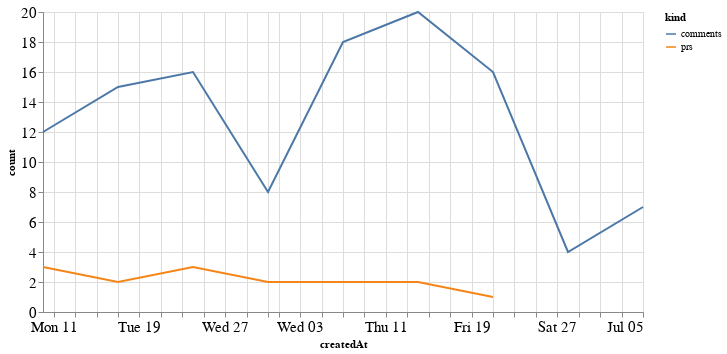

Here is the notebook cell this chart was saved with:
### Code cell
alt.Chart(total_time, width=600).mark_line().encode(
    x='createdAt',
    y='count',
    color='kind'
)

### Figure 1 — Vega-Lite specification as saved in the notebook (floating-point values rounded to 4 significant figures)
{"config": {"axisLeft": {"labelFontSize": 15}, "axisBottom": {"labelFontSize": 15}}, "data": {"name": "data-09cc9fc85b39d90fe696a6ffd04b7a0b"}, "mark": "line", "encoding": {"color": {"type": "nominal", "field": "kind"}, "x": {"type": "temporal", "field": "createdAt"}, "y": {"type": "quantitative", "field": "count"}}, "width": 600, "$schema": "https://vega.github.io/schema/vega-lite/v4.8.1.json", "datasets": {"data-09cc9fc85b39d90fe696a6ffd04b7a0b": [{"createdAt": "2020-05-10T00:00:00", "kind": "prs", "count": 3.0}, {"createdAt": "2020-05-17T00:00:00", "kind": "prs", "count": 2.0}, {"createdAt": "2020-05-24T00:00:00", "kind": "prs", "count": 3.0}, {"createdAt": "2020-05-31T00:00:00", "kind": "prs", "count": 2.0}, {"createdAt": "2020-06-07T00:00:00", "kind": "prs", "count": 2.0}, {"createdAt": "2020-06-14T00:00:00", "kind": "prs", "count": 2.0}, {"createdAt": "2020-06-21T00:00:00", "kind": "prs", "count": 1.0}, {"createdAt": "2020-06-28T00:00:00", "kind": "prs", "count": null}, {"createdAt": "2020-07-05T00:00:00", "kind": "prs", "count": null}, {"createdAt": "2020-05-10T00:00:00", "kind": "comments", "count": 12.0}, {"createdAt": "2020-05-17T00:00:00", "kind": "comments", "count": 15.0}, {"createdAt": "2020-05-24T00:00:00", "kind": "comments", "count": 16.0}, {"createdAt": "2020-05-31T00:00:00", "kind": "comments", "count": 8.0}, {"createdAt": "2020-06-07T00:00:00", "kind": "comments", "count": 18.0}, {"createdAt": "2020-06-14T00:00:00", "kind": "comments", "count": 20.0}, {"createdAt": "2020-06-21T00:00:00", "kind": "comments", "count": 16.0}, {"createdAt": "2020-06-28T00:00:00", "kind": "comments", "count": 4.0}, {"createdAt": "2020-07-05T00:00:00", "kind": "comments", "count": 7.0}]}}
